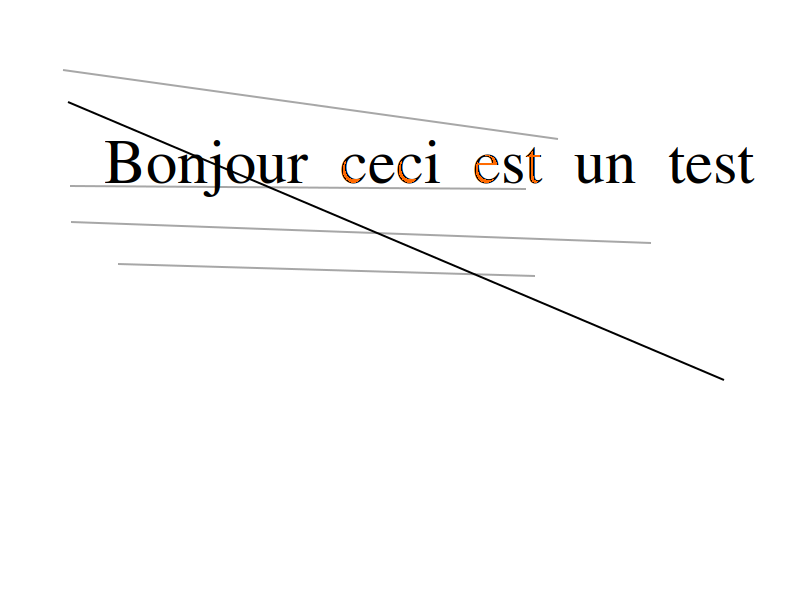
#> input picture tesseract/image_4.png, 800 x 600 px
$ jupyter execute 'Tesseract avancé 2.ipynb'
#> lines starting #> are read from the running program, lines starting #| are printed output that depends on the picture; after the words box and inside, x2 and y2 are one past the last pixel; in counts of white or black regions, pixels touching at a corner belong together
[cell 1]
try:
    from PIL import Image
except ImportError:
        import Image

import pytesseract
from pytesseract import Output
from matplotlib import pyplot as plt
import cv2

[cell 2]
pytesseract.pytesseract.tesseract_cmd = r'C:\Program Files\Tesseract-OCR\tesseract.exe'

simage = r'./tesseract/image_4.png'
image = cv2.imread(simage)
#> image is the input picture: shape (600, 800, 3); mean B, G, R 250.5, 250.6, 250.7
print(pytesseract.image_to_string(image, lang='fra'))
#> (this line was passed over: pytesseract is not available in this run)
plt.imshow(image, 'gray')

[cell 3]
def remove_noise(img):
    return cv2.medianBlur(img, 5)
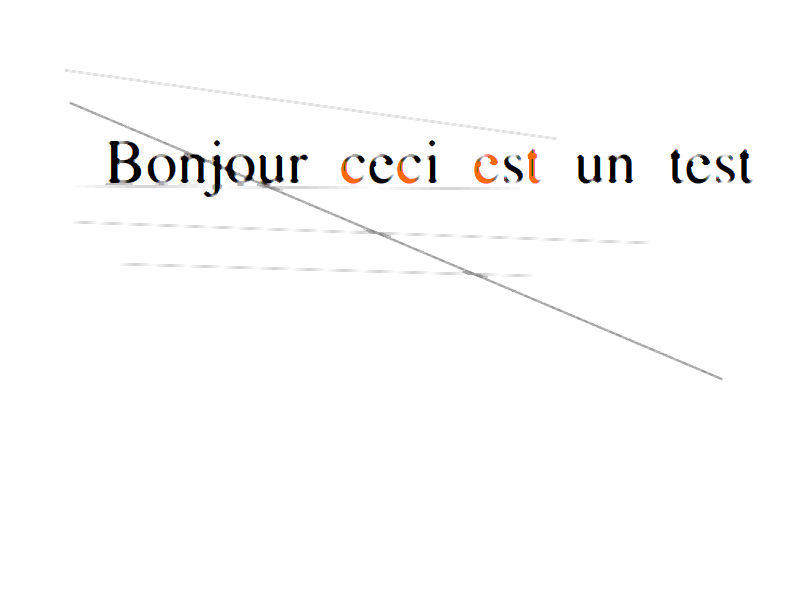
#> returned value: shape (600, 800, 3); mean of channels 0, 1, 2 251.6, 251.8, 252; drawn as B, G, R

retouche = remove_noise(image)
print(pytesseract.image_to_string(image, lang='fra'))
#> (this line was passed over: pytesseract is not available in this run)
plt.imshow(retouche)

[cell 4]
def thresholding(img):
    return cv2.threshold(img, 0, 255, cv2.THRESH_BINARY + cv2.THRESH_OTSU)[1]
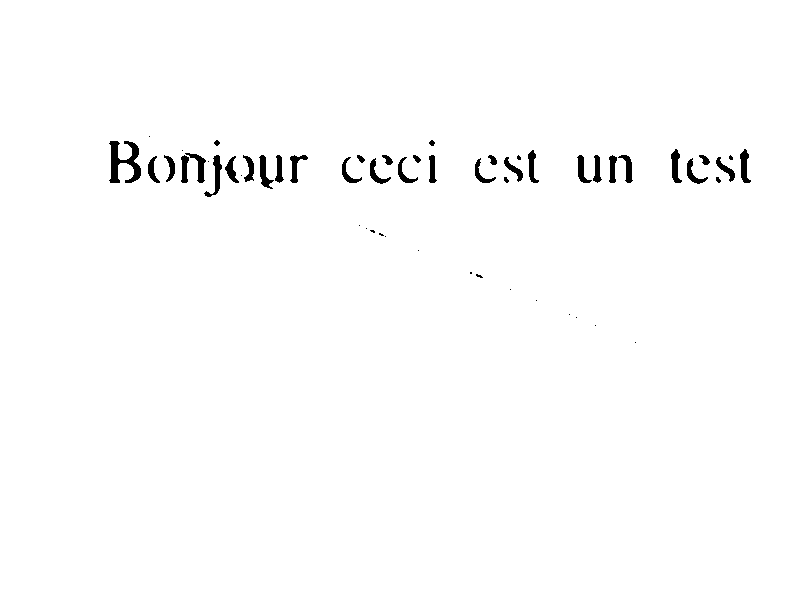
#> returned value: shape (600, 800); 98.9% white; 55 black regions (20 under 20 px), largest, box (x1, y1, x2, y2) and area: (109, 141, 141, 183) 669, (204, 155, 222, 197) 244, (259, 155, 274, 189) 219

def grayscale(img):
    return cv2.cvtColor(img, cv2.COLOR_BGR2GRAY)

retouche2 = thresholding(grayscale(remove_noise(image)))
print(pytesseract.image_to_string(retouche2, lang='fra'))
#> (this line was passed over: pytesseract is not available in this run)
plt.imshow(retouche2, 'gray')

$ run again, with tesseract/image_1.png copied over tesseract/image_4.png
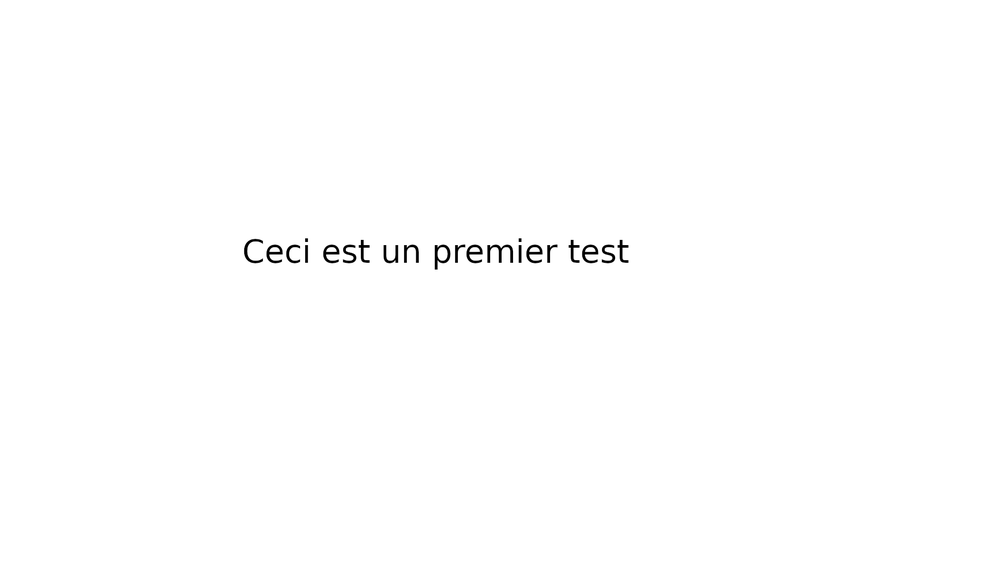
#> input picture tesseract/image_1.png, 1000 x 562 px, shrunk from 1920 x 1080 before the run
#> image is the input picture: shape (562, 1000, 3); min 0, max 255, mean 254
#> in thresholding, `return cv2.threshold(img, 0, 255, cv2.THRESH_BINARY + cv2.THRESH_OTSU)..`:
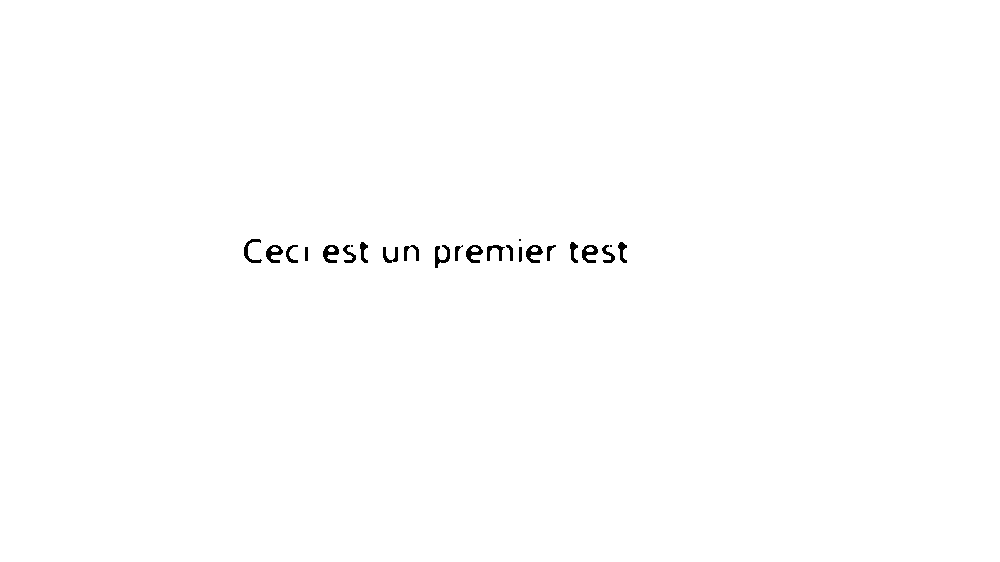
#> returned value: shape (562, 1000); 99.6% white; 24 black regions (3 under 20 px), largest, box (x1, y1, x2, y2) and area: (323, 245, 339, 263) 164, (266, 245, 283, 263) 160, (435, 245, 450, 268) 160
